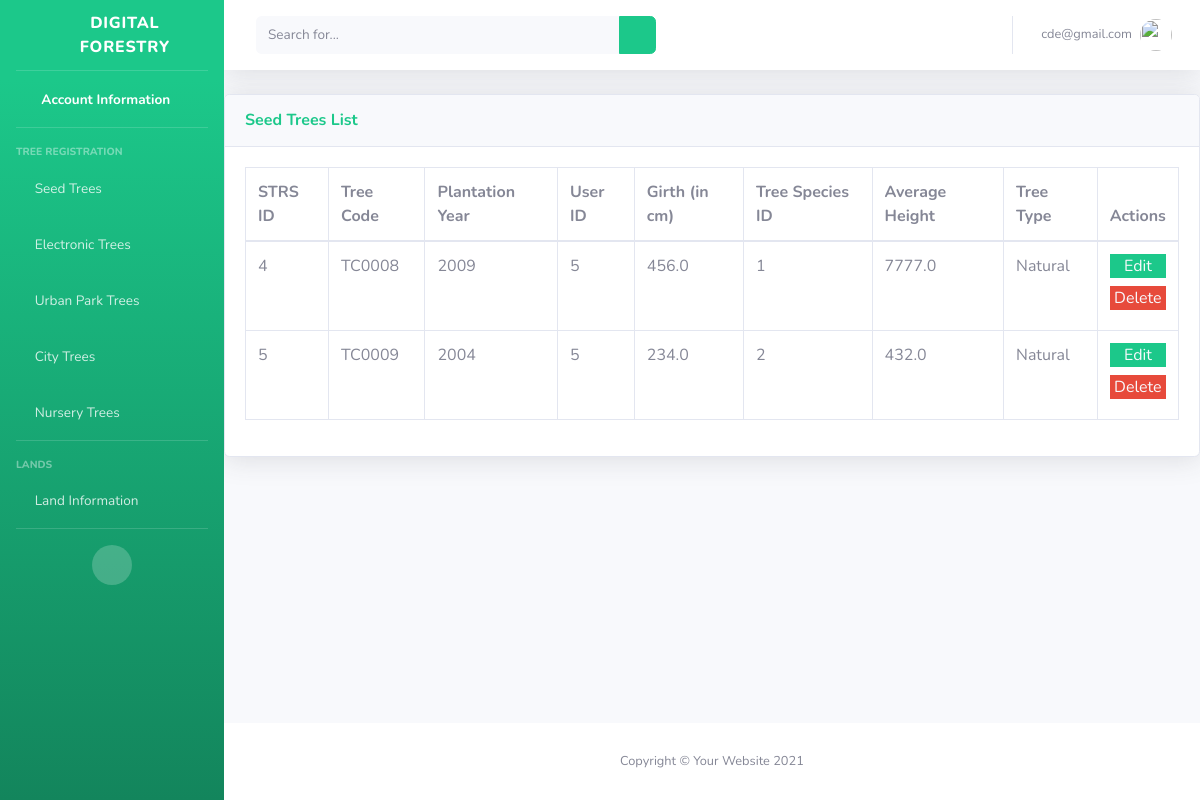
/home/strs/ (signed in), run on the app's committed database.
### main/models.py (models this page shows)
class CustomUser(AbstractUser):
    username = None
    first_name = None
    last_name = None
    email = models.EmailField(max_length=200, unique=True)
    USERNAME_FIELD = "email"
    REQUIRED_FIELDS = []
    objects = CustomUserManager()

class STRSForestInformation(models.Model):
    tree_species = models.ForeignKey(TreeSpecies, on_delete = models.CASCADE)
    user = models.ForeignKey(CustomUser, on_delete=models.CASCADE)
    tree_type = models.CharField(
        max_length=30,
        choices=TreeType.choices,
        default= TreeType.PLANTATION
    )
    tree_code = models.CharField(max_length=200)
    plantation_year = models.IntegerField()
    girth_cm = models.FloatField()
    average_height = models.FloatField()

### main/views.py (the view)
# urls.py: path('home/strs/', views.strs_information_view, name="strs_information"),
@login_required(login_url="/")
def strs_information_view(request):
    try:
        strs_information_datas = get_list_or_404(STRSForestInformation, user_id = request.user.id)
        return render(request, "main/strsview.html", {"strs_information_datas":strs_information_datas})
    except Exception as e:
        strs_information_datas = None
        return render(request, "main/strsview.html", {"strs_information_datas":strs_information_datas})

### main/custom_auth_backend.py (called while the page is built)
    def get_user(self, user_id):
        try:
            return CustomUser.objects.get(pk=user_id)
        except CustomUser.DoesNotExist:
            return None

### main/templates/main/strsview.html (shortened to what this page needs)
{% extends "signups/base.html" %} {% load static %}
  {% block content %}
  <body>
    <div class="card shadow mb-4">
      <div class="card-header py-3">
        <h6 class="m-0 font-weight-bold text-success">Seed Trees List</h6>
      </div>
      <div class="card-body">
        <div class="table-responsive">
          <table
            class="table table-bordered"
            id="dataTable"
            width="100%"
            cellspacing="0"
          >
            <thead>
              <tr>
                <th>STRS ID</th>
                <th>Tree Code</th>
                <th>Plantation Year</th>
                <th>User ID</th>
                <th>Girth (in cm)</th>
                <th>Tree Species ID</th>
                <th>Average Height</th>
                <th>Tree Type</th>
                <th>Actions</th>
              </tr>
            </thead>
            <tbody>
              {% if strs_information_datas %}
              {% for strs_information_data in strs_information_datas %}
              <tr>
                <td>{{strs_information_data.id}}</td>
                <td>{{strs_information_data.tree_code}}</td>
                <td>{{strs_information_data.plantation_year}}</td>
                <td>{{strs_information_data.user_id}}</td>
                <td>{{strs_information_data.girth_cm}}</td>
                <td>{{strs_information_data.tree_species_id}}</td>
                <td>{{strs_information_data.average_height}}</td>
                <td>{{strs_information_data.tree_type}}</td>
                <td>
                  <div class="border-0 mb-2 w-full btn-success text-center">
                    <a href="{%url 'main:strs_information_update' strs_information_data.id%}" class="text-gray-100"> Edit </a>
                  </div>
                  <div class="border-0 mb-2 w-full btn-danger text-center">
                    <a href="{%url 'main:strs_information_delete' strs_information_data.id %}" class="text-gray-100"> Delete </a>
                  </div>
                </td>
              </tr>
              {% endfor %}
              {% endif %}
            </tbody>
          </table>
        </div>
      </div>
    </div>
  </body>
  {% endblock %}

### main/templates/signups/base.html (shortened to what this page needs)
{% load static %}
<!DOCTYPE html>
<html lang="en">
  <head>
    <link
      href="{% static 'vendor/fontawesome-free/css/all.min.css' %}"
      rel="stylesheet"
      type="text/css"
    />
    <link href=" {% static 'css/sb-admin-2.min.css'%} " rel="stylesheet" />
  </head>
  <body id="page-top">
    <div id="wrapper">
      <ul
        class="navbar-nav bg-gradient-success sidebar sidebar-dark accordion"
        id="accordionSidebar"
      >
        <a
          class="sidebar-brand d-flex align-items-center justify-content-center"
          href="index.html"
        >
          <div class="sidebar-brand-icon rotate-n-15">
            <i class="fas fa-leaf"></i>
          </div>
          <div class="sidebar-brand-text mx-3">Digital Forestry</div>
        </a>
        <hr class="sidebar-divider my-0" />
        <li class="nav-item active">
          <a class="nav-link" href="{% url 'main:account_information'%}">
            <i class="fas fa-fw fa-address-book"></i>
            <span>Account Information</span></a
          >
        </li>
        <hr class="sidebar-divider" />
        <div class="sidebar-heading">Tree Registration</div>
        <li class="nav-item">
          <a
            class="nav-link collapsed"
            href="#"
            data-toggle="collapse"
            data-target="#collapseSTRS"
            aria-expanded="true"
            aria-controls="collapseTwo"
          >
            <i class="fas fa-tree"></i>
            <span>Seed Trees</span>
          </a>
        </li>
        <li class="nav-item">
          <a
            class="nav-link collapsed"
            href="#"
            data-toggle="collapse"
            data-target="#collapseETRS"
            aria-expanded="true"
            aria-controls="collapseUtilities"
          >
            <i class="fa fa-tree"></i>
            <span>Electronic Trees</span>
          </a>
        </li>
        <li class="nav-item">
            <a
              class="nav-link collapsed"
              href="#"
              data-toggle="collapse"
              data-target="#collapseUPRS"
              aria-expanded="true"
              aria-controls="collapseUtilities"
            >
              <i class="fa fa-tree"></i>
              <span>Urban Park Trees</span>
            </a>
          </li>
        <li class="nav-item">
            <a
              class="nav-link collapsed"
              href="#"
              data-toggle="collapse"
              data-target="#collapseCTRS"
              aria-expanded="true"
              aria-controls="collapseUtilities"
            >
              <i class="fa fa-tree"></i>
              <span>City Trees</span>
            </a>
          </li>
        <li class="nav-item">
            <a
              class="nav-link collapsed"
              href="#"
              data-toggle="collapse"
              data-target="#collapseNIRS"
              aria-expanded="true"
              aria-controls="collapseUtilities"
            >
              <i class="fa fa-tree"></i>
              <span>Nursery Trees</span>
            </a>
          </li>
        <hr class="sidebar-divider" />
        <div class="sidebar-heading">Lands</div>
          <li class="nav-item">
            <a
              class="nav-link collapsed"
              href="#"
              data-toggle="collapse"
              data-target="#collapseLand"
              aria-expanded="true"
              aria-controls="collapseUtilities"
            >
              <i class="fa fa-map"></i>
              <span>Land Information</span>
            </a>
          </li>
        <hr class="sidebar-divider d-none d-md-block" />
        <div class="text-center d-none d-md-inline">
          <button class="rounded-circle border-0" id="sidebarToggle"></button>
        </div>
      </ul>
      <div id="content-wrapper" class="d-flex flex-column">
        <div id="content">
          <nav
            class="navbar navbar-expand navbar-light bg-white topbar mb-4 static-top shadow"
          >
            <form
              class="d-none d-sm-inline-block form-inline mr-auto ml-md-3 my-2 my-md-0 mw-100 navbar-search"
            >
              <div class="input-group">
                <input
                  type="text"
                  class="form-control bg-light border-0 small"
                  placeholder="Search for..."
                  aria-label="Search"
                  aria-describedby="basic-addon2"
                />
                <div class="input-group-append">
                  <button class="btn btn-success" type="button">
                    <i class="fas fa-search fa-sm"></i>
                  </button>
                </div>
              </div>
            </form>
            <ul class="navbar-nav ml-auto">
              <li class="nav-item dropdown no-arrow">
                <a
                  class="nav-link dropdown-toggle"
                  href="#"
                  id="userDropdown"
                  role="button"
                  data-toggle="dropdown"
                  aria-haspopup="true"
                  aria-expanded="false"
                >
                  <span class="mr-2 d-none d-lg-inline text-gray-600 small"
                    >{{user}}</span
                  >
                  <img
                    class="img-profile rounded-circle"
                    src="{%static 'img/undraw_profile.svg'%}"
                  />
                </a>
              </li>
            </ul>
          </nav>
          <div>
            {% block content %}{% endblock %}
          </div>
        </div>
        <footer class="sticky-footer bg-white">
          <div class="container my-auto">
            <div class="copyright text-center my-auto">
              <span>Copyright &copy; Your Website 2021</span>
            </div>
          </div>
        </footer>
      </div>
    </div>
  </body>
</html>

### data on the page
CustomUser: email "cde@gmail.com"
STRSForestInformation: id "4", tree_code "TC0008", plantation_year "2009", user_id "5", girth_cm "456.0", tree_species_id "1", average_height "7777.0", tree_type "Natural"
STRSForestInformation: id "5", tree_code "TC0009", plantation_year "2004", user_id "5", girth_cm "234.0", tree_species_id "2", average_height "432.0", tree_type "Natural"
